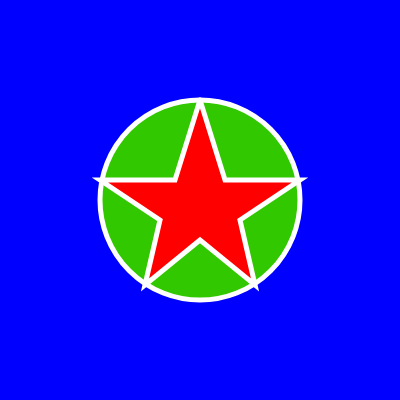
Frame 1 (no input)
Frame 60 (no input): identical to frame 1, image omitted
Frame 120 (the mouse pressed at the canvas centre since frame 60): identical to frame 1, image omitted

The p5.js sketch that drew this single still picture (run headless with seeded random() and noise() and a simulated clock; from frame 60 on, the mouse is pressed at the canvas centre):

// p5.js sketch
// ── sketch.js
function setup() {
  createCanvas(400, 400);
}

function draw() {
  background('blue');
  
  stroke(255);
  strokeWeight(5);
  
  fill(50,200,0);
  circle(200,200,200);
  
  fill('red');
  beginShape();
  vertex(200,100); //point 1
  vertex(225,180);
  vertex(300,180); //point 2
  vertex(240,220);
  vertex(255,285); //point 3
  vertex(200,240);
  vertex(145,285); //point 4
  vertex(160,220);
  vertex(100,180); //point 5
  vertex(175,180);
  vertex(200,100); //rejoin start point to end outline
  endShape();
}
